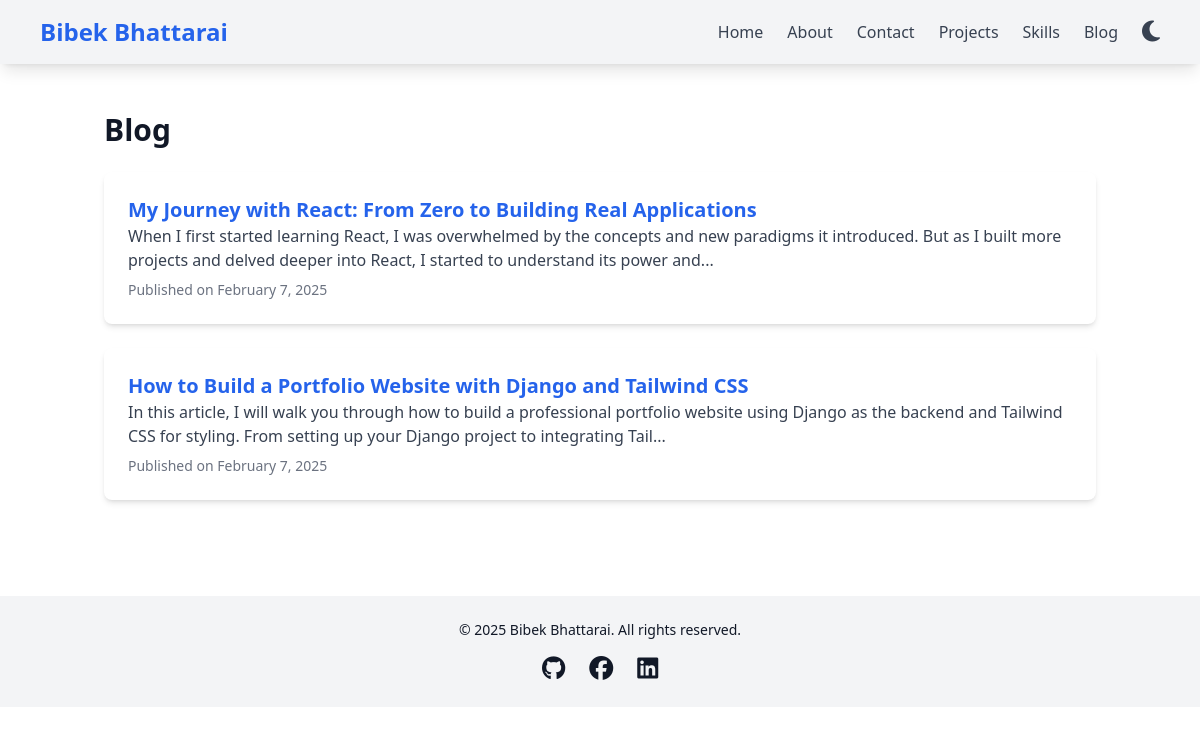
Screenshot of /blog/ with the database file from the repository.
### portfolio/models.py (models this page shows, shortened)
class Article(models.Model):
    title = models.CharField(max_length=200)
    content = models.TextField()
    date_published = models.DateTimeField(auto_now_add=True)

### portfolio/views.py (the view)
# urls.py: path('blog/', views.blog_list, name='blog_list'),
def blog_list(request):
    articles = Article.objects.all().order_by('-date_published')
    return render(request, 'portfolio/blog_list.html', {'articles': articles})

### portfolio/templates/portfolio/blog_list.html (shortened to what this page needs)
{% extends "layout.html" %}
{% load static %}
{% block content %}
<div class="container mx-auto px-4 py-8">
    <h1 class="text-3xl font-bold mb-6">Blog</h1>
    <div class="space-y-6">
        {% for article in articles %}
        <div class="bg-white p-6 rounded-lg shadow-md hover:shadow-lg transition">
            <h2 class="text-xl font-semibold text-blue-600">
                <a href="{% url 'article_detail' article.id %}">{{ article.title }}</a>
            </h2>
            <p class="text-gray-700">{{ article.content|slice:":200" }}...</p>
            <p class="text-gray-500 text-sm mt-2">Published on {{ article.date_published|date:"F j, Y" }}</p>
        </div>
        {% endfor %}
    </div>
</div>
{% endblock %}

### portfolio/templates/layout.html (shortened to what this page needs)
{% load static tailwind_tags %}
<!DOCTYPE html>
<html lang="en">
<head>
    {% tailwind_css %}
    <link rel="stylesheet" href="https://cdnjs.cloudflare.com/ajax/libs/font-awesome/6.4.2/css/all.min.css">
    <link href="https://unpkg.com/aos@2.3.1/dist/aos.css" rel="stylesheet">
</head>
<body class="bg-white dark:bg-gray-900 text-gray-900 dark:text-white font-sans transition-colors duration-300">
    <nav class="bg-gray-100 dark:bg-gray-800 shadow-lg fixed w-full z-10 transition-colors duration-300">
        <div class="max-w-6xl mx-auto px-4">
            <div class="flex justify-between items-center py-4">
                <a href="{% url 'home' %}" class="text-2xl font-bold text-blue-600 dark:text-blue-400">Bibek
                    Bhattarai</a>
                <div class="flex space-x-6 items-center">
                    <a href="{% url 'home' %}"
                        class="text-gray-700 dark:text-gray-300 hover:text-blue-600 dark:hover:text-blue-400 transition">Home</a>
                    <a href="{% url 'about' %}"
                        class="text-gray-700 dark:text-gray-300 hover:text-blue-600 dark:hover:text-blue-400 transition">About</a>
                    <a href="{% url 'contact' %}"
                        class="text-gray-700 dark:text-gray-300 hover:text-blue-600 dark:hover:text-blue-400 transition">Contact</a>
                    <a href="{% url 'projects' %}"
                        class="text-gray-700 dark:text-gray-300 hover:text-blue-600 dark:hover:text-blue-400 transition">Projects</a>
                    <a href="{% url 'skills' %}"
                        class="text-gray-700 dark:text-gray-300 hover:text-blue-600 dark:hover:text-blue-400 transition">Skills</a>
                    <a href="{% url 'blog_list' %}"
                        class="text-gray-700 dark:text-gray-300 hover:text-blue-600 dark:hover:text-blue-400 transition">Blog</a>
                    <button id="theme-toggle"
                        class="text-gray-700 dark:text-gray-300 hover:text-blue-600 dark:hover:text-blue-400 transition">
                        <i id="theme-icon" class="fas fa-moon text-2xl"></i>
                    </button>
                </div>
            </div>
        </div>
    </nav>
    <main class="pt-20 max-w-6xl mx-auto px-4 transition-colors duration-300">
        {% block content %}{% endblock %}
    </main>
    <footer
        class="bg-gray-100 dark:bg-gray-800 text-gray-900 dark:text-white py-6 mt-16 transition-colors duration-300">
        <div class="max-w-6xl mx-auto text-center">
            <p class="text-sm">© 2025 Bibek Bhattarai. All rights reserved.</p>
            <div class="flex justify-center space-x-6 mt-4">
                <a href="https://github.com/bibek1414" target="_blank" class="hover:text-gray-300">
                    <i class="fab fa-github text-2xl"></i>
                </a>
                <a href="https://www.facebook.com/bibek.bhattarai.3133719" target="_blank" class="hover:text-blue-400">
                    <i class="fab fa-facebook text-2xl"></i>
                </a>
                <a href="https://www.linkedin.com/in/bibek-bhattarai-292b90342/" target="_blank"
                    class="hover:text-blue-500">
                    <i class="fab fa-linkedin text-2xl"></i>
                </a>
            </div>
        </div>
    </footer>
</body>
</html>

### rows the page displays
Article: title "My Journey with React: From Zero to Building Real Applications", content "When I first started learning React, I was overwhelmed by the concepts and new paradigms it introduced. But as I built more projects and delved deeper into React, I started to understand its power and", date_published "February 7, 2025"
Article: title "How to Build a Portfolio Website with Django and Tailwind CSS", content "In this article, I will walk you through how to build a professional portfolio website using Django as the backend and Tailwind CSS for styling. From setting up your Django project to integrating Tail", date_published "February 7, 2025"
